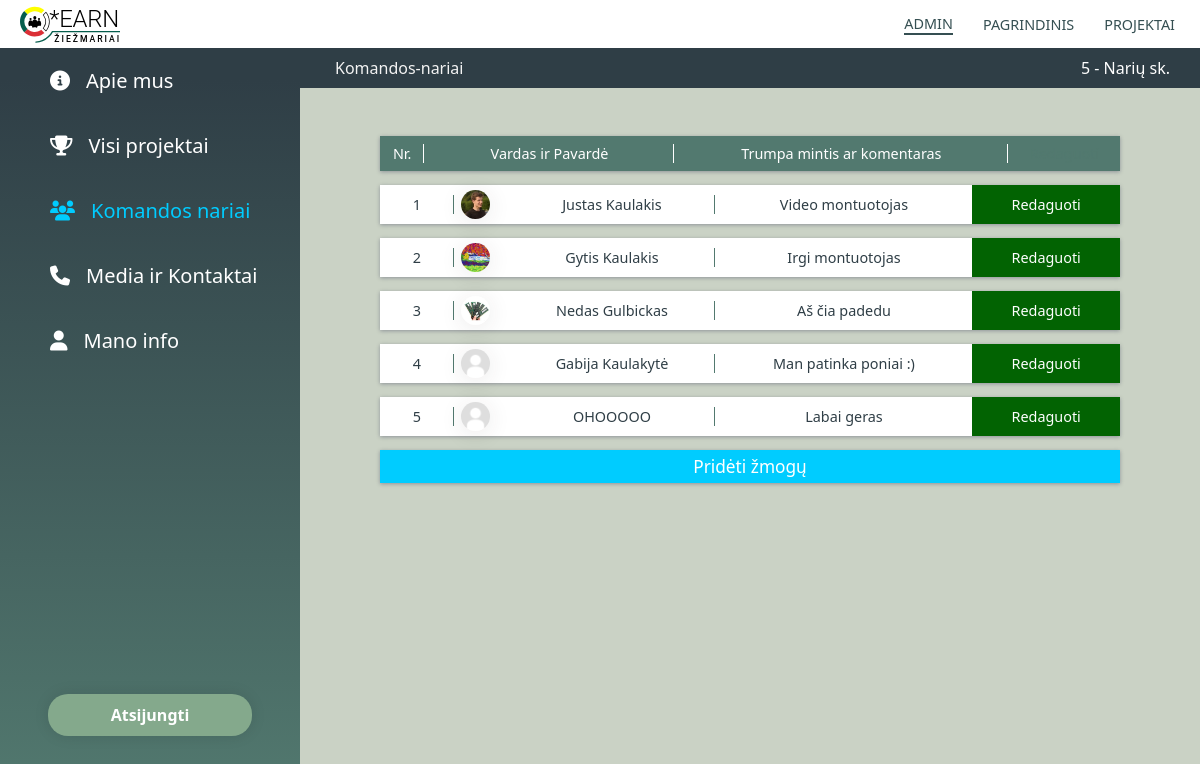
Screenshot of /admin/komandos-nariai (signed in) with the database file from the repository.
### iearn/models.py (models this page shows, shortened)
class TeamMembers(db.Model):
    id = db.Column(db.Integer, primary_key=True)
    name = db.Column(db.String(20), nullable=False)
    description = db.Column(db.String(20), nullable=False)
    profile_image_file = db.Column(db.String(20), nullable=False, default='default-profile.jpg')
    image_path = db.Column(db.String(200), nullable=True)

### iearn/routes.py (the view)
@app.route('/admin/komandos-nariai', methods=['GET', 'POST'])
@login_required
def team_members():
    members = TeamMembers.query.all()
    return  render_template('a-komandos-nariai.html', title='Komandos nariai', members=members)

### iearn/models.py (called while the page is built)
@login_manager.user_loader
def load_user(user_id):
    return Admin.query.get(int(user_id))

### iearn/templates/a-komandos-nariai.html
{% extends "a-layout.html" %}
{% block style %}
<link rel="stylesheet" type="text/css" href="{{ url_for('static', filename='a-nariai-style.css') }}" />
{% endblock style %}
{% block content %}
    <div class="top-bar">
        <ul><li>Komandos-nariai</li></ul>
        <p>{{ members|length }} - Narių sk.</p>
    </div>
    <div class="content">
        <table>
            <tr class="table-heading">
                <th class="number"><p>Nr.</p></th>
                <th class="heading-name"><p>Vardas ir Pavardė</p></th>
                <th class="description"><p>Trumpa mintis ar komentaras</p></th>
                <th class="spacer-cell"><p class="last-cell">Redaguoti</p></th>
            </tr>
        </table>
        <table class="table-body">
            {% for member in members %}
            <tr>
                <td class="number"><p></p></td>
                <td>
                    <div class="img-container">
                        <img src="{{ url_for('static', filename='images/Nariai/' + member.profile_image_file) }}" alt="img">
                    </div>
                </td>
                <td class="name"><p>{{ member.name }}</p></td>
                <td class="description"><p class="last-cell">{{ member.description }}</p></td>
                <td class="edit"><a class="edit" href="{{ url_for('edit_member', member_id=member.id) }}">Redaguoti</a></td>
            </tr>
            {% endfor %}
            <tr>
                <td colspan="5" id="button-box">
                    <a class="add-member" href="{{ url_for('create_member') }}">Pridėti žmogų</a>
                </td>
            </tr>
        </table>
    </div>
{% endblock content %}

### iearn/static/a-static-style.css (style rules this page uses)
* { list-style: none; text-decoration: none; }
a { -webkit-transition: all 0.2s cubic-bezier(0.55, 0.085, 0.68, 0.53); transition: all 0.2s cubic-bezier(0.55, 0.085, 0.68, 0.53); }
p { color: #2f3e46; }
html, body { min-height: 100%; width: 100%; }
body { font-family: Segoe UI; margin: 0; background-color: #cad2c5; }
.grid .projektai .top-bar { background-color: #2f3e46; height: 2.5em; width: 100%; display: -webkit-box; display: -ms-flexbox; display: flex; -webkit-box-align: center; -ms-flex-align: center; align-items: center; }
.grid .projektai .top-bar p { margin: 0; color: white; margin-left: auto; padding-right: 30px; }
.grid .projektai .top-bar ul { margin: 0; padding-left: 30px; display: -webkit-box; display: -ms-flexbox; display: flex; justify-items: space-between; }
.grid .projektai .top-bar ul li { display: inline-block; color: #f3f3f3; font-size: 16px; margin: 0 5px; }

### iearn/static/a-nariai-style.css (style rules this page uses)
.content { margin: 0 5em; margin-top: 3em; }
table { width: 100%; min-width: 500px; border-collapse: collapse; font-size: 0.9em; }
table p { margin: 0; padding: 0; }
.table-heading { background-color: #52796f; }
.table-heading p { border-right: 1px solid white; color: white; }
.table-heading .last-cell { border-right: none; }
.table-body { border-collapse: separate; border-spacing: 0 1em; counter-reset: rowNumber; }
.table-body tr { background-color: white; counter-increment: rowNumber; }
.table-body tr p { border-right: 1px solid #52796f; max-width: 20em; }
.table-body tr .last-cell { border-right: none; }
.table-body tr td:first-child p::before { content: counter(rowNumber); }
tr { -webkit-box-shadow: 0 1px 4px 0px rgba(0, 0, 50, 0.3); box-shadow: 0 1px 4px 0px rgba(0, 0, 50, 0.3); }
td { text-align: center; }
th, tr { height: 2.3em; }
th { font-weight: unset; }
.number { width: 3em; }
.img-container { margin-left: 0.4em; width: 2em; height: 2em; overflow: hidden; display: -webkit-box; display: -ms-flexbox; display: flex; -webkit-box-pack: center; -ms-flex-pack: center; justify-content: center; border-radius: 50%; -webkit-box-shadow: 0 3px 22px 1px rgba(55, 48, 48, 0.09); box-shadow: 0 3px 22px 1px rgba(55, 48, 48, 0.09); background-color: rgba(245, 245, 245, 0.212); }
.img-container img { vertical-align: middle; -o-object-fit: cover; object-fit: cover; width: 100%; }
.heading-name { min-width: 11em; }
.name { min-width: 6em; }
.name p { padding-right: 0.4em; }
.description { min-width: 8em; }
.description p { padding-left: 0.4em; padding-right: 0.4em; }
.spacer-cell p { color: #52796f; }
#button-box { width: 100%; padding: 0; }
.add-member { display: inline-block; -webkit-box-sizing: border-box; box-sizing: border-box; min-height: 100%; width: 100%; padding: 5px; background-color: #00ccff; color: white; font-size: 1.2em; }
.edit { padding: 0; background-color: #026302; }
.edit a { background-color: #026302; display: inline-block; -webkit-box-sizing: border-box; box-sizing: border-box; min-height: 100%; width: 100%; padding: 10px; color: white; text-decoration: none; }
body { font-family: Segoe UI; margin: 0; background-color: #cad2c5; overflow: hidden; }

### rows the page displays
TeamMembers: profile_image_file (picture), name "Justas Kaulakis", description "Video montuotojas"
TeamMembers: profile_image_file (picture), name "Gytis Kaulakis", description "Irgi montuotojas"
TeamMembers: profile_image_file (picture), name "Nedas Gulbickas", description "Aš čia padedu"
TeamMembers: profile_image_file (placeholder picture), name "Gabija Kaulakytė", description "Man patinka poniai :)"
TeamMembers: profile_image_file (placeholder picture), name "OHOOOOO", description "Labai geras"

### other values shown
{{ members|length }} "5"
